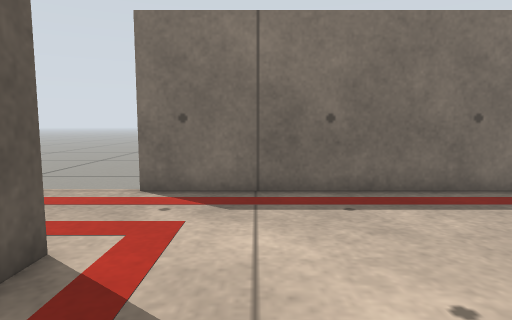
view 1 (above)

12 first-person views from a walk through a robot-simulator world made for Gazebo. The camera is 0.34 m above the floor, tilts 6° down and sees 75° across. The floor is counted in squares, 0.2 m on a side. Each view is taken from the middle of a square. On the plan, view 1 faces up. The plan holds only what a view shows up to about 16 squares ahead; the rest is blank. Surface patterns are stand-ins for the level's own textures.

view 2
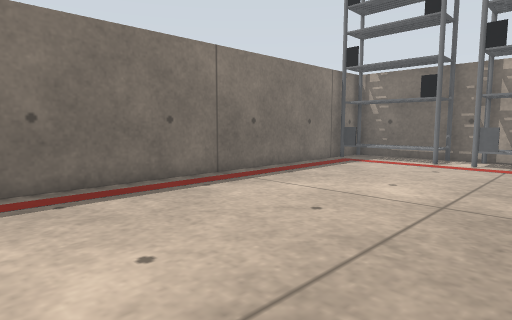

view 3
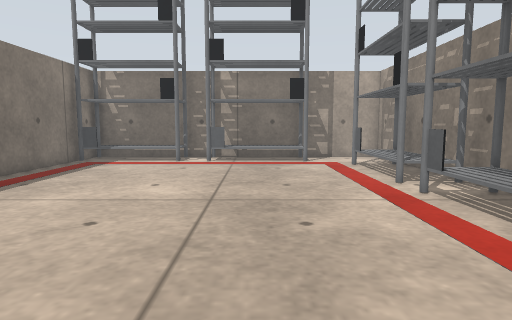

view 4
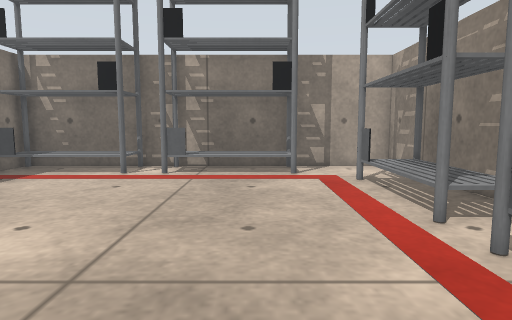

view 5
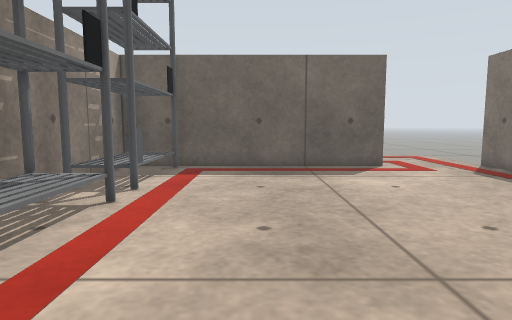

view 6
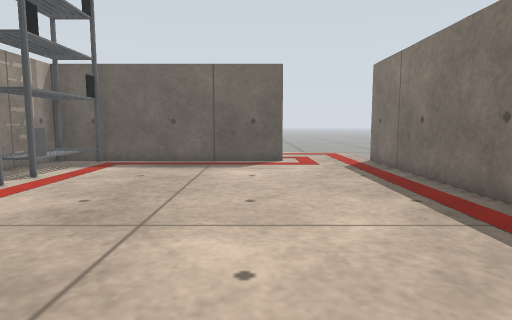

view 7
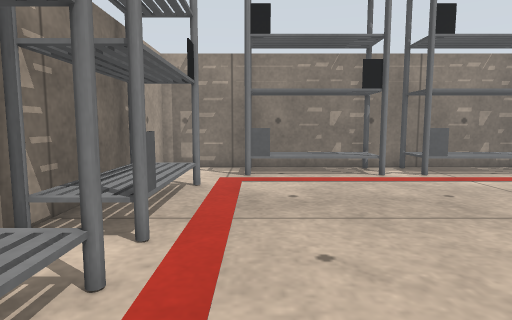

view 8
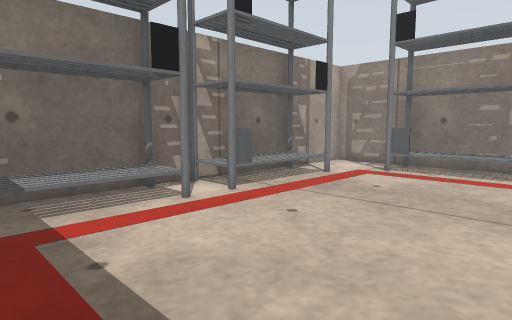

view 9
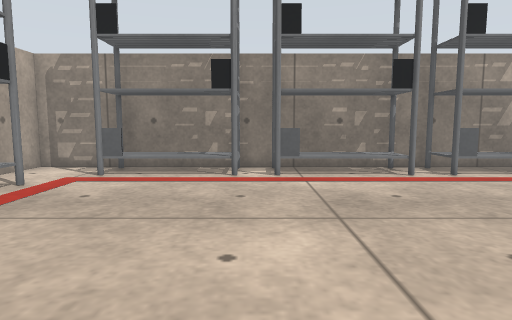

view 10
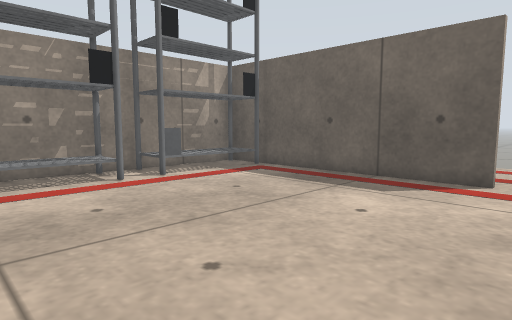

view 11
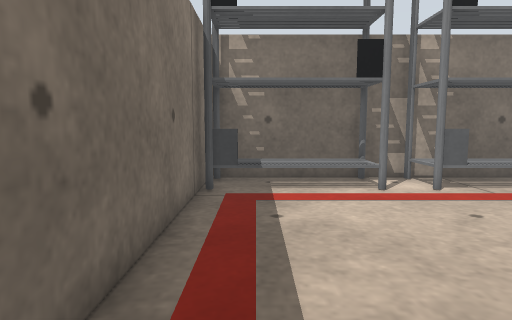

view 12
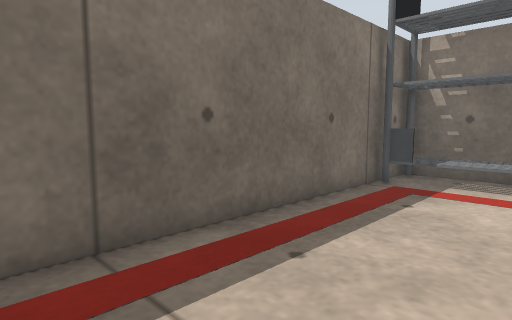

### Floor plan
Points are (right, up) in squares from view 1. A wall is a line through its corners. A room is listed if a view was taken in it or the views show most of it. See-through windows are left out.
Room 1 (views 1, 2, 3, 4, 5, 6, 7, 8, 9, 10, 11, 12)
walls: (9.7, -4.2) (14.4, -4.2); (3.6, -4.2) (8.3, -4.2); (3.9, -4.4) (8.3, -4.4) (8.3, -5.9); (9.9, -4.7) (14.1, -4.7); (3.9, -4.7) (8.1, -4.7); (9.7, -6) (9.7, -4.4) (14.1, -4.4); (8.1, -6.5) (17.7, -6.5) (17.7, 8.5) (-3, 8.5); (15.7, 3.7) (15.7, 8.2); (0.7, -4.7) (2.1, -4.7); (16.2, 3.8) (16.2, 8.1); (16.5, 3.7) (16.5, 8.1); (15.7, -2.4) (15.7, 2.2); (16.7, 3.7) (16.7, 8.1); (15.9, -2.3) (15.9, 2.2) (17.4, 2.2); (-2.8, 4.4) (-2.8, -6.5) (8, -6.5); (16.7, -0.8) (16.7, 2.1); (-0.6, -4.7) (0.6, -4.7); (16.2, -2.3) (16.2, 2.1); (16.5, -2.3) (16.5, 2.1); (17.4, 3.7) (15.9, 3.7) (15.9, 8.1); (16.7, -2.3) (16.7, -0.9); (-1.8, -4.4) (2, -4.4); (-2.4, -4.2) (2.3, -4.2) (2.3, -5.9)
ways out: opening at (-3, 6.5)

Positions as (right, up) in squares from view 1, and headings:
1: (0, 0), facing up
2: (0, -1), facing up-right
3: (0, 0), facing right
4: (4, -1), facing right
5: (11, -1), facing left
6: (13, 3), facing left
7: (14, 7), facing down
8: (9, 8), facing down-right
9: (9, 7), facing down
10: (8, 6), facing down-left
11: (7, 7), facing right
12: (6, 4), facing up-right
